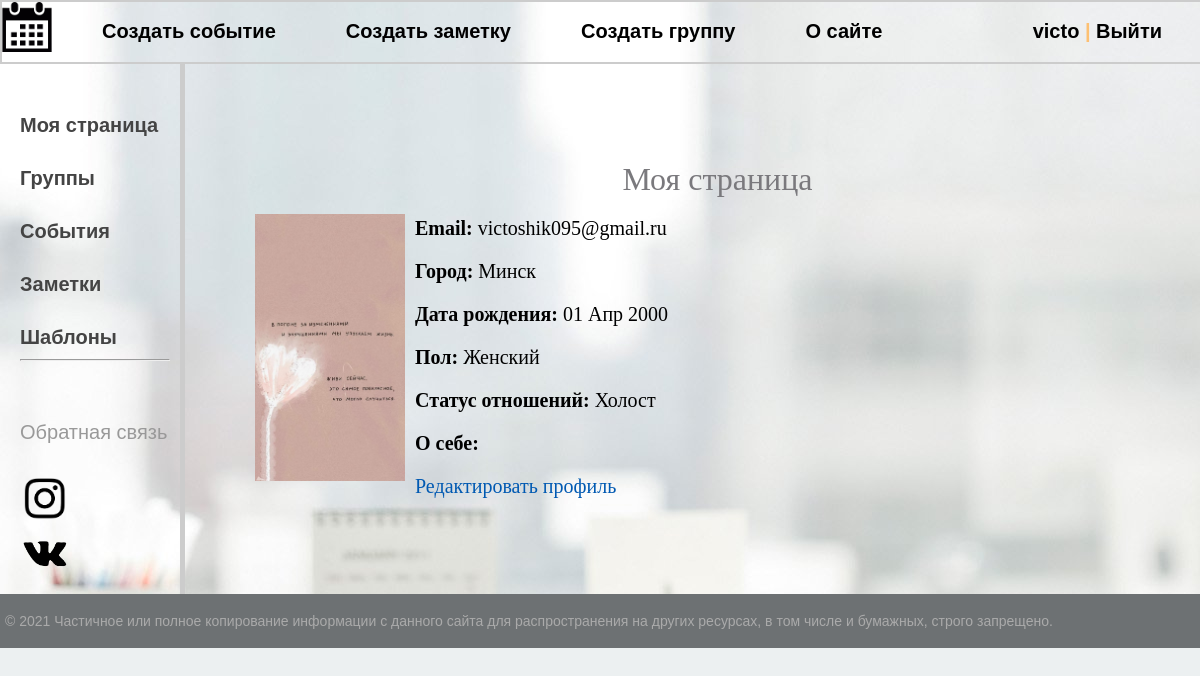
/profile/ (signed in), run on the app's committed database.
### profile_page/models.py (models this page shows, shortened)
class Profile(models.Model):
    user = models.OneToOneField(User, on_delete=models.CASCADE,  default=None, null=False, verbose_name=u"Пользователь", related_name='my_user', primary_key=True,)
    avatar = models.ImageField(verbose_name=u"Аватар", null=True, blank=True, upload_to='avatar/%Y/%m/%d/')
    bio = models.TextField(max_length=500, blank=True, null=True, verbose_name=u"О себе")
    city = models.CharField(max_length=30, blank=True, null=True, verbose_name=u"Город")
    birth_date = models.DateField(null=True, blank=True, verbose_name=u"Дата рождения")
    gender = models.CharField(max_length=10, verbose_name=u"Пол", choices=GENDER_CHOICES, default="male")
    relationship = models.CharField(max_length=20, verbose_name=u"Статус отношений", choices=REL_CHOICES, default="none")
    class Meta:
        verbose_name = 'Пользователь'
        verbose_name_plural = 'Пользователи'
        ordering = ['birth_date']

### profile_page/views.py (the view)
# urls.py: path('', views.personal, name='profile'),
@login_required
def personal(request):
    profile, created = Profile.objects.get_or_create(user=request.user)
    template = "profile.html"
    return render(request, template, context={'menu': menu, 'profile': profile, 'title': 'Моя страница'})

### profile_page/Templates/profile.html (shortened to what this page needs)
{% extends 'base.html' %}
{% block content %}
<p><h1>Моя страница</h1></p>
{% if profile.avatar %}
                    <div><p><img class="img-article-left thumb" src="{{ profile.avatar.url }}"></p></div>
{% else %}
                    <div><img src="/static/images/profile_121261.png" width="150" height="80"></div>
{% endif %}
                    <p><b>Email:</b> {{ user.email }}</p>
{% if profile.city != None %}
                    <p><b>Город:</b> {{ profile.city }}</p>
{% else %}
                    <p><b>Город:</b> Не выбрано</p>
{% endif %}
{% if profile.birth_date != None %}
                    <p><b>Дата рождения:</b> {{ profile.birth_date|date:"d M Y" }}</p>
{% else %}
                    <p><b>Дата рождения:</b> Не выбрано</p>
{% endif %}
                    <p><b>Пол:</b> {{ profile.get_gender_display }}</p>
                    <p><b>Статус отношений:</b> {{ profile.get_relationship_display }}</p>
{% if profile.bio != None %}
                    <p><b>О себе:</b>{{ profile.bio|linebreaks }}</p>
{% endif %}
                    <a href="{% url 'edit_profile' profile.pk %}" class="btn btn-sm btn-info">Редактировать профиль</a>
            </div>
{% endblock %}

### gl/Templates/base.html (shortened to what this page needs)
{% load static %}
{% load gl_tags %}
<!DOCTYPE html>
<html>
<head>
	<link type="text/css" href="{% static '/css/styles.css' %}" rel="stylesheet" />
</head>
<body>
<table class="table-page" border=0 cellpadding="0" cellspacing="0">
<tr><td valign=top>
{% block mainmenu %}
		<div class="header">
			<ul id="mainmenu" class="mainmenu">
			<li class="logo"><a href="{% url 'index' %}"><div class="logo">
				<img src="/static/images/calendar.png" width="50" height="50">
			</div></a></li>
{% if request.user.is_authenticated %}
{% for m in menu %}
			<b><li><a href="{% url m.url_name %}">{{m.title}}</a></li></b>
{% endfor %}
{% endif %}
				{% if request.user.is_authenticated %}
				<b><li class="last"><a href="{% url 'profile' %}">{{ user.username }}</a> | <a href="{% url 'logout' %}">Выйти</a></li></b>
				{% else %}
				<b><li class="last"><a href="{% url 'register' %}">Регистрация</a> | <a href="{% url 'login' %}">Войти</a></li></b>
				{% endif %}
			</ul>
		</div>
{% endblock mainmenu %}
<table class="table-content" border=0 cellpadding="0" cellspacing="0">
<tr>
	{% if request.user.is_authenticated %}
	<td valign="top" class="left-chapters">
	<ul id="leftchapters">
		<b><li ><a href="{% url 'profile' %}">Моя страница</a></li>
		<li ><a href="{% url 'group' %}">Группы</a></li>
		<li ><a href="{% url 'event' %}">События</a></li>
		<li><a href="{% url 'note' %}">Заметки</a></li>
		<li><a href="{% url 'templates' %}">Шаблоны</a></li></b>
		<hr>
		<li class="share">
		<p>Обратная связь</p>
		<a class="share-yt" href="https://www.instagram.com/vi.cat.oshik/?hl=ru" target="_blank" rel="nofollow">
			<img src="/static/images/insta.jpg" width="50" height="50">
		</a>
			<a class="share-yt" href="https://vk.com/victoshik_paranoya" target="_blank" rel="nofollow">
			<img src="/static/images/kisspng-social-media-computer-icons-vkontakte-football-player-5ac196a4c8cd66.6182565415226364528225.png" width="50" height="50">
		</a>
		</li>
	</ul>
</td>
{% endif %}
<td valign="top" class="content">
	<div class="content-text">
{% block content %}
{% endblock %}
{% if request.user.is_authenticated %}
</td></tr></table>
</td></tr>
{% endif %}
<tr><td valign=top>
	<div id="footer">
		<p>&copy; 2021 Частичное или полное копирование информации с данного сайта для распространения на других ресурсах, в том числе и бумажных, строго запрещено.</p>
	</div>
</td></tr></table>
</body>
</html>

### gl/static/css/styles.css (style rules this page uses)
html, body { font-family: 'Arial'; color: #444; margin: 0; padding: 0; background-size: cover; background: url(../images/fon14.png) center; background-repeat: repeat; }
a { color: #0059b2; text-decoration: none; }
img { max-width: 600px; height: auto; }
img.img-article-left { max-width: 300px; height: auto; float: left; padding: 0 10px 10px 0; }
img.img-article-left.thumb { max-width: 150px; height: auto; }
.table-page { width: 100%; height: 100%; vertical-align: top; }
.table-page tr { height: 100%; }
.header { width: 100%; height: 10%; border: 2px solid #ccc; background-size: cover; color: #000080 }
.logo { background: url('../images/logo.png') no-repeat 10px 5px; width: 70px; height: 60px; }
ul.mainmenu { list-style: none; margin: 0; padding: 0; height: 60px; color: #fdc073; font-size: 20px; overflow: hidden; }
ul.mainmenu li { float: left; margin: 18px 40px 0 30px; }
ul.mainmenu li.logo { margin: 0; }
ul.mainmenu li.last { float: right; }
ul.mainmenu li a { color: #000; text-decoration: none; }
.table-content { width: 100%; min-height: 100%; height: 100%; }
.left-chapters { margin: 0; border-right: 5px solid #ccc; min-height: 100%; }
.left-chapters ul { width: 150px; min-height: 100%; margin: 0; padding: 20px 10px 10px 20px; list-style: none; font-size: 20px; }
.left-chapters ul li { margin: 30px 0 0 0; color: #999; }
.left-chapters ul li a { color: #444; text-decoration: none; }
.left-chapters ul li.share { margin: 60px 0 0 0; }
.left-chapters ul li.share p { margin: 30px 0 30px 0; }
.left-chapters ul li.share a { display: inline-block; width: 40px; height: 40px; margin: 0 20px 0 0; }
.left-chapters ul li.share a.share-yt { width: 100%; height: 30px; background: url('../images/share_yt.png') no-repeat 0 0 }
.content { padding: 40px 20px 20px 40px; width: 100%; box-sizing: border-box; }
.content-text { margin: 60px 0 0 30px; color: #000; font-size: 20px; font-family: Yandex Sans Display Light; }
.content-text h1 { font-size: 32px; }
#footer { box-sizing: border-box; background: #6d7173; padding: 5px; color: #aaa; font-size: 14px; font-family: Verdana, Geneva, Arial, Helvetica; text-align: left; overflow: hidden; }
h1 { color: #7a797d; font-family: ‘Droid serif’,serif; font-size: 70px; font-weight: normal; line-height: 30px; margin:0; text-align: center }
html { background:#ecf0f1; }

### data on the page
Profile: avatar (picture), city "Минск", birth_date "01 Апр 2000", gender "Женский", relationship "Холост"

### other printed values
{{ m.title }} "Создать событие" "Создать заметку" "Создать группу" "О сайте"
{{ user.username }} "victo"
{{ user.email }} "victoshik095@gmail.ru"
